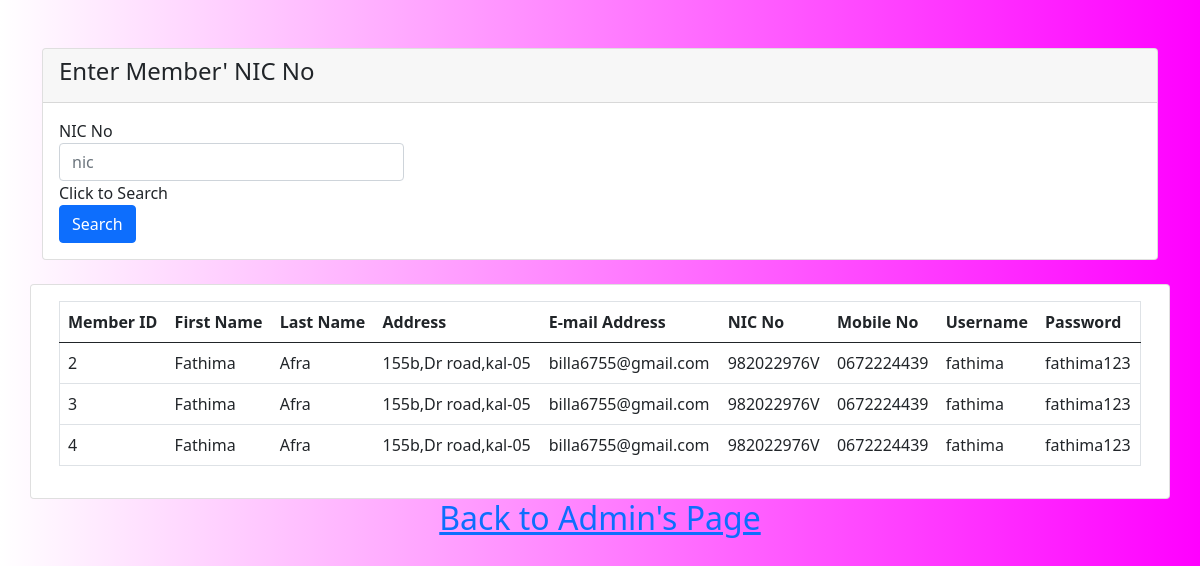
/member.php?nic=982022976V, run on the app's committed database.
### tables this page shows
CREATE TABLE `member` (
  `memberid` int(11) NOT NULL,
  `firstname` varchar(20) NOT NULL,
  `lastname` varchar(20) NOT NULL,
  `address` varchar(50) NOT NULL,
  `email` varchar(20) NOT NULL,
  `nic` varchar(20) NOT NULL,
  `mobile` varchar(20) NOT NULL,
  `username` varchar(20) NOT NULL,
  `password` varchar(20) NOT NULL
);

### member.php (the view, shortened to what this page needs)
<!DOCTYPE html>
<html lang="en">
<head>
    <link href="https://cdn.jsdelivr.net/npm/bootstrap@5.0.0-beta1/dist/css/bootstrap.min.css" rel="stylesheet">
</head>
<body>
    <div class="container">
        <div class="row justify-content-center">
            <div class="col-md-12">
                <div class="card mt-5">
                    <div class="card-header">
                        <h4>Enter Member' NIC No</h4>
                    </div>
                    <div class="card-body">
                        <form action="" method="GET">
                            <div class="row">
                                <div class="col-md-4">
                                    <div class="form-group">
                                        <label>NIC No</label>
                                        <input type="nic" name="nic" placeholder="nic" value="" class="form-control">
                                    </div>
                                </div>
                                </div>
                                <div class="col-md-4">
                                    <div class="form-group">
                                        <label>Click to Search</label> <br>
                                      <button type="submit" class="btn btn-primary">Search</button>
                                    </div>
                                </div>
                            </div>
                    </div>
                </div>
                <div class="card mt-4">
                    <div class="card-body">
                        <table class="table table-borderd" border="1" >
                            <thead>
                                <tr border="1">
                                    <th>Member ID</th>
                                    <th>First Name</th>
                                    <th>Last Name</th>
                                    <th>Address</th>
                                    <th>E-mail Address</th>
                                    <th>NIC No</th>
                                    <th>Mobile No</th>
                                    <th>Username</th>
                                    <th>Password</th>
                                </tr>
                            </thead>
                            <tbody>
                           <?php
                              $nic = $_GET['nic'];
                                $con = mysqli_connect("localhost","root","","library_db");
                                    $query = "SELECT `memberid`, `firstname`, `lastname`,`address`,`email`,
                                    `nic`,`mobile`,`username`,`password` FROM member where nic= '$nic'";
                                    $query_run = mysqli_query($con, $query);
                                    if(mysqli_num_rows($query_run) > 0)
                                    {
                                        foreach($query_run as $row)
                                        {
                                            ?>
                                            <tr>
                                                <td><?= $row['memberid']; ?></td>
                                                <td><?= $row['firstname']; ?></td>
                                                <td><?= $row['lastname']; ?></td>
                                                <td><?= $row['address']; ?></td>
                                                 <td><?= $row['email']; ?></td>
                                                <td><?= $row['nic']; ?></td>
                                                <td><?= $row['mobile']; ?></td>
                                                <td><?= $row['username']; ?></td>
                                                 <td><?= $row['password']; ?></td>
                                            </tr>
                                            <?php
                                        }
                                    }
                                    else
                                    {
                                        echo "No Record Found";
                                    }
                            ?>
                            </tbody>
                        </table>
                    </div>
                </div>
            </div>
        </div>
<center><b><h2><a href="admin.php"> Back to Admin's Page </a></font></h2></b></center>
</body>
</html>

### member.php (style rules this page uses)
body { background-image: linear-gradient( to right,white,#FF00FF); background-repeat: no-repeat; background-repeat: no-repeat; background-attachment: fixed; background-size: 100% 100%; }

### data on the page
member: memberid "2", firstname "Fathima", lastname "Afra", address "155b,Dr road,kal-05", email "billa6755@gmail.com", nic "982022976V", mobile "0672224439", username "fathima", password "fathima123"
member: memberid "3", firstname "Fathima", lastname "Afra", address "155b,Dr road,kal-05", email "billa6755@gmail.com", nic "982022976V", mobile "0672224439", username "fathima", password "fathima123"
member: memberid "4", firstname "Fathima", lastname "Afra", address "155b,Dr road,kal-05", email "billa6755@gmail.com", nic "982022976V", mobile "0672224439", username "fathima", password "fathima123"
